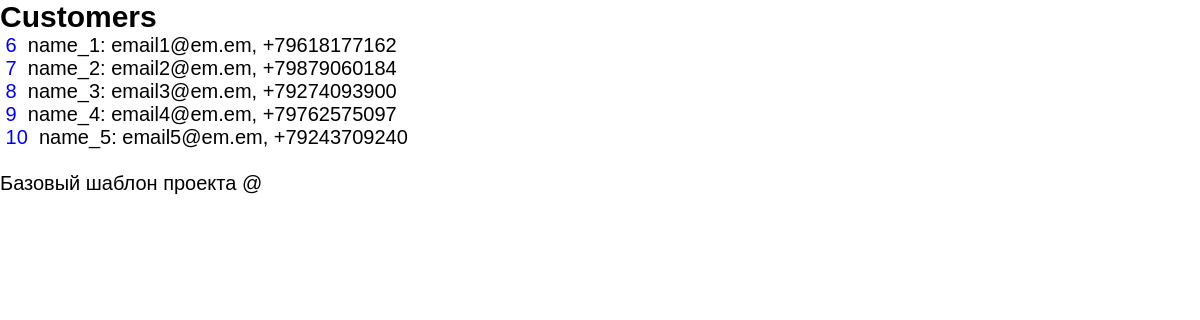
The app's page /onlineshop/customers/, older data.
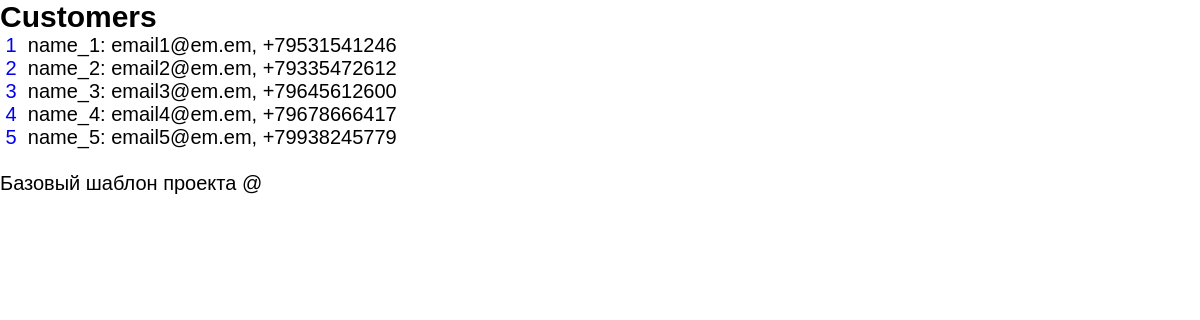
The same page, newer data.
### onlineshop/models.py (models this page shows)
class Customer(models.Model):
    name = models.CharField(max_length=100)
    email = models.EmailField(max_length=100)
    phone = models.CharField(max_length=20)
    address = models.CharField(max_length=200)
    date_registered = models.DateField(auto_now_add=True)
    def __str__(self):
        return f'{self.name}: {self.email}, {self.phone}    '

### onlineshop/views.py (the view)
# urls.py: path('customers/', customers, name='customers'),
def customers(request):
    logger.info(f'{request} request received')
    customers = Customer.objects.all()
    context = {'title': 'Customers',
               'name': 'customer_orders',
               'items': customers}
    return render(request, 'onlineshop/items.html', context)

### onlineshop/templates/onlineshop/items.html (shortened to what this page needs)
{% extends 'base.html' %}
{% block content %}
    <h2>{{ title }}</h2>
    <ul>
        {% for item in items %}
            <li>
                <a href="{% url name item.id %}">
                    &nbsp;{{ item.id }}&nbsp;</a>
                {{ item }}
            </li>
        {% endfor %}
    </ul>
{% endblock %}

### templates/base.html (shortened to what this page needs)
{% load static %}
<!DOCTYPE html>
<html lang="ru">
<head>
<link type="text/css" href="{% static 'css/style.css' %}" rel="stylesheet" />
</head>
<body>
    {% block content %}{% endblock %}
    <footer><br>Базовый шаблон проекта @</footer>
</body>
</html>

### static/css/style.css (style rules this page uses)
* { margin: 0; padding: 0; }
a { text-decoration: none; }
html { font-family: sans-serif; font-size: 20px; }

Row changes from the older to the newer data that the page shows:
removed Customer: id "6", name+email+phone "name_1: email1@em.em, +79618177162"
removed Customer: id "7", name+email+phone "name_2: email2@em.em, +79879060184"
removed Customer: id "8", name+email+phone "name_3: email3@em.em, +79274093900"
removed Customer: id "9", name+email+phone "name_4: email4@em.em, +79762575097"
removed Customer: id "10", name+email+phone "name_5: email5@em.em, +79243709240"
added Customer: id "1", name+email+phone "name_1: email1@em.em, +79531541246"
added Customer: id "2", name+email+phone "name_2: email2@em.em, +79335472612"
added Customer: id "3", name+email+phone "name_3: email3@em.em, +79645612600"
added Customer: id "4", name+email+phone "name_4: email4@em.em, +79678666417"
added Customer: id "5", name+email+phone "name_5: email5@em.em, +79938245779"
